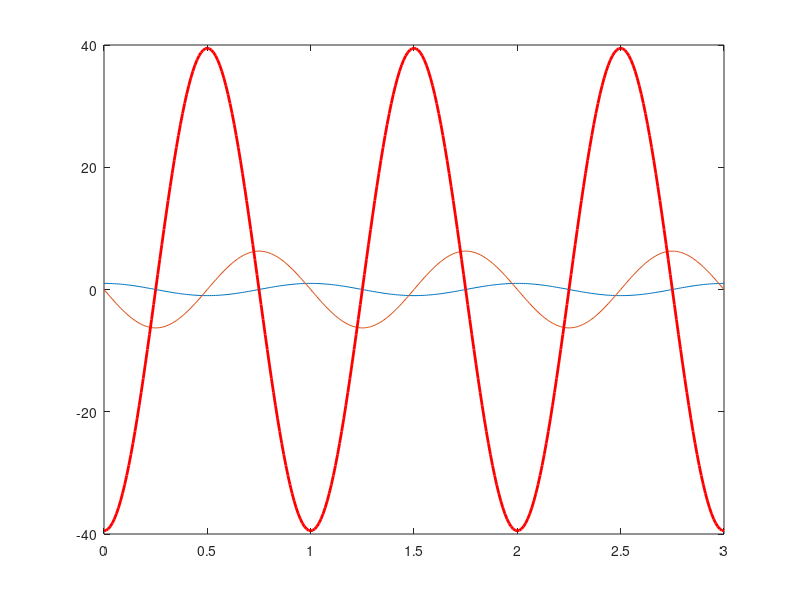

Write MATLAB code to recreate this figure.
clear all; close all; clc
T0 = 3; w0 = 2*pi; w0c = w0 * w0;
q0 = 1; dq0 = 0.0; dte = 0.01;
te = (0:dte:T0)';
npe = size(te,1);
qe = zeros(npe,1);
dqe = zeros(npe,1);
energe = zeros(npe,1);
tic;
qe = q0*cos(w0*te) + dq0/w0*sin(w0*te);
dqe = -w0*q0*sin(w0*te)+dq0*cos(w0*te);
ddqe = -w0c*qe;
energe = 0.5*(dqe.*dqe + w0c.*(qe.^2)); toc;
plot(te,qe,te,dqe,te,ddqe,'-r','Linewidth',2)